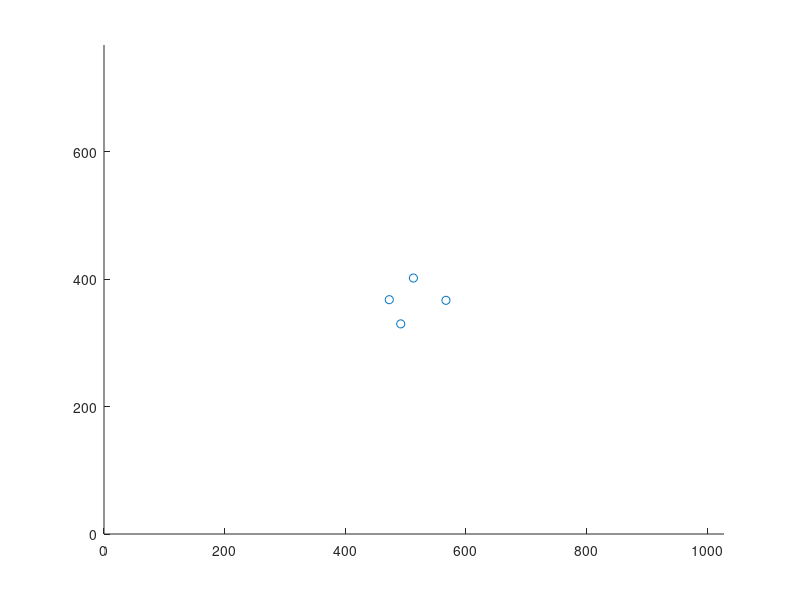

This figure's MATLAB source: (Note: this script raises an error after producing the figure.)
x = [492, 473, 567, 513];
y = [330, 368, 367, 402];

xlim([0 1028]);
ylim([0 768]);

hold on;

%hey weof

% four stars
scatter(x,y, 'o');
a
% center point
scatter(520, 367.5, '+');

% axies and center line
plot([0,0], [0,768]);
plot([0,1028], [0,0]);
plot([512,512], [0,768], ':r');
plot([0,1028], [384,384], ':r');
set(gca, 'XDir', 'reverse');
set(gca, 'YDir', 'reverse');

hold off;
